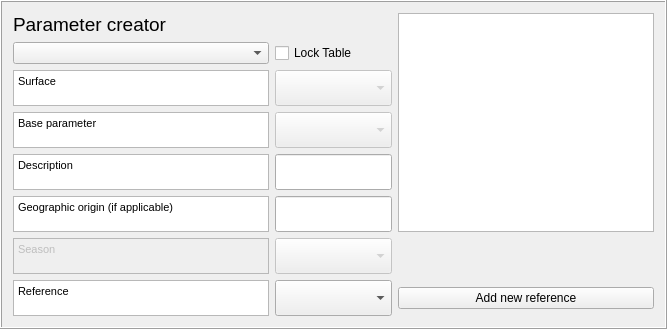
    <widget class="QFrame" name="frame1">
     <property name="frameShape">
      <enum>QFrame::Box</enum>
     </property>
     <property name="frameShadow">
      <enum>QFrame::Raised</enum>
     </property>
     <layout class="QGridLayout" name="gridLayout_2">
      <item row="0" column="0">
       <widget class="QLabel" name="label_42">
        <property name="font">
         <font>
          <pointsize>14</pointsize>
          <weight>50</weight>
          <bold>false</bold>
         </font>
        </property>
        <property name="text">
         <string>&lt;!DOCTYPE HTML PUBLIC &quot;-//W3C//DTD HTML 4.0//EN&quot; &quot;http://www.w3.org/TR/REC-html40/strict.dtd&quot;&gt;
&lt;html&gt;&lt;head&gt;&lt;meta name=&quot;qrichtext&quot; content=&quot;1&quot; /&gt;&lt;style type=&quot;text/css&quot;&gt;
p, li { white-space: pre-wrap; }
&lt;/style&gt;&lt;/head&gt;&lt;body style=&quot; font-family:'MS Shell Dlg 2'; font-size:14pt; font-weight:400; font-style:normal;&quot;&gt;
&lt;p style=&quot; margin-top:0px; margin-bottom:0px; margin-left:0px; margin-right:0px; -qt-block-indent:0; text-indent:0px;&quot;&gt;Parameter creator&lt;/p&gt;&lt;/body&gt;&lt;/html&gt;</string>
        </property>
       </widget>
      </item>
      <item row="7" column="1">
       <widget class="QComboBox" name="comboBoxRef">
        <property name="sizePolicy">
         <sizepolicy hsizetype="Expanding" vsizetype="Fixed">
          <horstretch>0</horstretch>
          <verstretch>0</verstretch>
         </sizepolicy>
        </property>
        <property name="minimumSize">
         <size>
          <width>0</width>
          <height>0</height>
         </size>
        </property>
        <property name="maximumSize">
         <size>
          <width>500</width>
          <height>36</height>
         </size>
        </property>
        <item>
         <property name="text">
          <string/>
         </property>
        </item>
       </widget>
      </item>
      <item row="4" column="1">
       <widget class="QgsFilterLineEdit" name="textEditDesc">
        <property name="maximumSize">
         <size>
          <width>16777215</width>
          <height>36</height>
         </size>
        </property>
        <property name="inputMethodHints">
         <set>Qt::ImhNone</set>
        </property>
        <property name="qgisRelation" stdset="0">
         <string notr="true"/>
        </property>
       </widget>
      </item>
      <item row="6" column="0">
       <widget class="QTextBrowser" name="textBrowserSeason">
        <property name="enabled">
         <bool>false</bool>
        </property>
        <property name="sizePolicy">
         <sizepolicy hsizetype="Expanding" vsizetype="Fixed">
          <horstretch>0</horstretch>
          <verstretch>0</verstretch>
         </sizepolicy>
        </property>
        <property name="maximumSize">
         <size>
          <width>16777215</width>
          <height>36</height>
         </size>
        </property>
        <property name="html">
         <string>&lt;!DOCTYPE HTML PUBLIC &quot;-//W3C//DTD HTML 4.0//EN&quot; &quot;http://www.w3.org/TR/REC-html40/strict.dtd&quot;&gt;
&lt;html&gt;&lt;head&gt;&lt;meta name=&quot;qrichtext&quot; content=&quot;1&quot; /&gt;&lt;style type=&quot;text/css&quot;&gt;
p, li { white-space: pre-wrap; }
&lt;/style&gt;&lt;/head&gt;&lt;body style=&quot; font-family:'MS Shell Dlg 2'; font-size:8.25pt; font-weight:400; font-style:normal;&quot;&gt;
&lt;p style=&quot; margin-top:0px; margin-bottom:0px; margin-left:0px; margin-right:0px; -qt-block-indent:0; text-indent:0px;&quot;&gt;&lt;span style=&quot; font-size:8pt;&quot;&gt;Season&lt;/span&gt;&lt;/p&gt;&lt;/body&gt;&lt;/html&gt;</string>
        </property>
       </widget>
      </item>
      <item row="2" column="0">
       <widget class="QTextBrowser" name="textBrowser_Surface">
        <property name="sizePolicy">
         <sizepolicy hsizetype="Expanding" vsizetype="Fixed">
          <horstretch>0</horstretch>
          <verstretch>0</verstretch>
         </sizepolicy>
        </property>
        <property name="maximumSize">
         <size>
          <width>16777215</width>
          <height>36</height>
         </size>
        </property>
        <property name="html">
         <string>&lt;!DOCTYPE HTML PUBLIC &quot;-//W3C//DTD HTML 4.0//EN&quot; &quot;http://www.w3.org/TR/REC-html40/strict.dtd&quot;&gt;
&lt;html&gt;&lt;head&gt;&lt;meta name=&quot;qrichtext&quot; content=&quot;1&quot; /&gt;&lt;style type=&quot;text/css&quot;&gt;
p, li { white-space: pre-wrap; }
&lt;/style&gt;&lt;/head&gt;&lt;body style=&quot; font-family:'MS Shell Dlg 2'; font-size:8.25pt; font-weight:400; font-style:normal;&quot;&gt;
&lt;p style=&quot; margin-top:0px; margin-bottom:0px; margin-left:0px; margin-right:0px; -qt-block-indent:0; text-indent:0px;&quot;&gt;&lt;span style=&quot; font-size:8pt;&quot;&gt;Surface&lt;/span&gt;&lt;/p&gt;&lt;/body&gt;&lt;/html&gt;</string>
        </property>
       </widget>
      </item>
      <item row="2" column="1">
       <widget class="QComboBox" name="comboBoxSurface">
        <property name="enabled">
         <bool>false</bool>
        </property>
        <property name="sizePolicy">
         <sizepolicy hsizetype="Expanding" vsizetype="Fixed">
          <horstretch>0</horstretch>
          <verstretch>0</verstretch>
         </sizepolicy>
        </property>
        <property name="maximumSize">
         <size>
          <width>16777215</width>
          <height>36</height>
         </size>
        </property>
        <property name="currentIndex">
         <number>-1</number>
        </property>
        <item>
         <property name="text">
          <string>Paved</string>
         </property>
        </item>
        <item>
         <property name="text">
          <string>Building</string>
         </property>
        </item>
        <item>
         <property name="text">
          <string>Evergreen Tree</string>
         </property>
        </item>
        <item>
         <property name="text">
          <string>Deciduous Tree</string>
         </property>
        </item>
        <item>
         <property name="text">
          <string>Grass</string>
         </property>
        </item>
        <item>
         <property name="text">
          <string>Bare Soil</string>
         </property>
        </item>
        <item>
         <property name="text">
          <string>Grass</string>
         </property>
        </item>
        <item>
         <property name="text">
          <string>Water</string>
         </property>
        </item>
        <item>
         <property name="text">
          <string>Snow</string>
         </property>
        </item>
       </widget>
      </item>
      <item row="1" column="0">
       <widget class="QComboBox" name="comboBoxTableSelect">
        <property name="toolTip">
         <string/>
        </property>
       </widget>
      </item>
      <item row="0" column="2" rowspan="6">
       <widget class="QTextBrowser" name="textBrowserRef">
        <property name="sizePolicy">
         <sizepolicy hsizetype="Expanding" vsizetype="Preferred">
          <horstretch>0</horstretch>
          <verstretch>0</verstretch>
         </sizepolicy>
        </property>
        <property name="maximumSize">
         <size>
          <width>500</width>
          <height>16777215</height>
         </size>
        </property>
       </widget>
      </item>
      <item row="5" column="1">
       <widget class="QgsFilterLineEdit" name="textEditOrig">
        <property name="maximumSize">
         <size>
          <width>16777215</width>
          <height>36</height>
         </size>
        </property>
        <property name="qgisRelation" stdset="0">
         <string notr="true"/>
        </property>
       </widget>
      </item>
      <item row="4" column="0">
       <widget class="QTextBrowser" name="textBrowserDesc">
        <property name="sizePolicy">
         <sizepolicy hsizetype="Expanding" vsizetype="Fixed">
          <horstretch>0</horstretch>
          <verstretch>0</verstretch>
         </sizepolicy>
        </property>
        <property name="maximumSize">
         <size>
          <width>16777215</width>
          <height>36</height>
         </size>
        </property>
        <property name="html">
         <string>&lt;!DOCTYPE HTML PUBLIC &quot;-//W3C//DTD HTML 4.0//EN&quot; &quot;http://www.w3.org/TR/REC-html40/strict.dtd&quot;&gt;
&lt;html&gt;&lt;head&gt;&lt;meta name=&quot;qrichtext&quot; content=&quot;1&quot; /&gt;&lt;style type=&quot;text/css&quot;&gt;
p, li { white-space: pre-wrap; }
&lt;/style&gt;&lt;/head&gt;&lt;body style=&quot; font-family:'MS Shell Dlg 2'; font-size:8.25pt; font-weight:400; font-style:normal;&quot;&gt;
&lt;p style=&quot; margin-top:0px; margin-bottom:0px; margin-left:0px; margin-right:0px; -qt-block-indent:0; text-indent:0px;&quot;&gt;&lt;span style=&quot; font-size:8pt;&quot;&gt;Description&lt;/span&gt;&lt;/p&gt;&lt;/body&gt;&lt;/html&gt;</string>
        </property>
       </widget>
      </item>
      <item row="7" column="2">
       <widget class="QPushButton" name="pushButtonToRefManager">
        <property name="text">
         <string>Add new reference</string>
        </property>
       </widget>
      </item>
      <item row="5" column="0">
       <widget class="QTextBrowser" name="textBrowserOrig">
        <property name="sizePolicy">
         <sizepolicy hsizetype="Expanding" vsizetype="Fixed">
          <horstretch>0</horstretch>
          <verstretch>0</verstretch>
         </sizepolicy>
        </property>
        <property name="maximumSize">
         <size>
          <width>16777215</width>
          <height>36</height>
         </size>
        </property>
        <property name="html">
         <string>&lt;!DOCTYPE HTML PUBLIC &quot;-//W3C//DTD HTML 4.0//EN&quot; &quot;http://www.w3.org/TR/REC-html40/strict.dtd&quot;&gt;
&lt;html&gt;&lt;head&gt;&lt;meta name=&quot;qrichtext&quot; content=&quot;1&quot; /&gt;&lt;style type=&quot;text/css&quot;&gt;
p, li { white-space: pre-wrap; }
&lt;/style&gt;&lt;/head&gt;&lt;body style=&quot; font-family:'MS Shell Dlg 2'; font-size:8.25pt; font-weight:400; font-style:normal;&quot;&gt;
&lt;p style=&quot; margin-top:0px; margin-bottom:0px; margin-left:0px; margin-right:0px; -qt-block-indent:0; text-indent:0px;&quot;&gt;&lt;span style=&quot; font-size:8pt;&quot;&gt;Geographic origin (if applicable)&lt;/span&gt;&lt;/p&gt;&lt;/body&gt;&lt;/html&gt;</string>
        </property>
       </widget>
      </item>
      <item row="6" column="1">
       <widget class="QComboBox" name="comboBoxSeason">
        <property name="enabled">
         <bool>false</bool>
        </property>
        <property name="sizePolicy">
         <sizepolicy hsizetype="Expanding" vsizetype="Fixed">
          <horstretch>0</horstretch>
          <verstretch>0</verstretch>
         </sizepolicy>
        </property>
        <property name="maximumSize">
         <size>
          <width>16777215</width>
          <height>36</height>
         </size>
        </property>
        <property name="currentIndex">
         <number>-1</number>
        </property>
        <item>
         <property name="text">
          <string>Summer</string>
         </property>
        </item>
        <item>
         <property name="text">
          <string>Winter</string>
         </property>
        </item>
       </widget>
      </item>
      <item row="1" column="1">
       <widget class="QCheckBox" name="checkBoxA">
        <property name="text">
         <string>Lock Table</string>
        </property>
       </widget>
      </item>
      <item row="7" column="0">
       <widget class="QTextBrowser" name="textBrowserOrig_2">
        <property name="sizePolicy">
         <sizepolicy hsizetype="Expanding" vsizetype="Fixed">
          <horstretch>0</horstretch>
          <verstretch>0</verstretch>
         </sizepolicy>
        </property>
        <property name="maximumSize">
         <size>
          <width>16777215</width>
          <height>36</height>
         </size>
        </property>
        <property name="html">
         <string>&lt;!DOCTYPE HTML PUBLIC &quot;-//W3C//DTD HTML 4.0//EN&quot; &quot;http://www.w3.org/TR/REC-html40/strict.dtd&quot;&gt;
&lt;html&gt;&lt;head&gt;&lt;meta name=&quot;qrichtext&quot; content=&quot;1&quot; /&gt;&lt;style type=&quot;text/css&quot;&gt;
p, li { white-space: pre-wrap; }
&lt;/style&gt;&lt;/head&gt;&lt;body style=&quot; font-family:'MS Shell Dlg 2'; font-size:8.25pt; font-weight:400; font-style:normal;&quot;&gt;
&lt;p style=&quot; margin-top:0px; margin-bottom:0px; margin-left:0px; margin-right:0px; -qt-block-indent:0; text-indent:0px;&quot;&gt;&lt;span style=&quot; font-size:8pt;&quot;&gt;Reference&lt;/span&gt;&lt;/p&gt;&lt;/body&gt;&lt;/html&gt;</string>
        </property>
       </widget>
      </item>
      <item row="3" column="0">
       <widget class="QTextBrowser" name="textBrowser_Base">
        <property name="sizePolicy">
         <sizepolicy hsizetype="Expanding" vsizetype="Fixed">
          <horstretch>0</horstretch>
          <verstretch>0</verstretch>
         </sizepolicy>
        </property>
        <property name="maximumSize">
         <size>
          <width>16777215</width>
          <height>36</height>
         </size>
        </property>
        <property name="html">
         <string>&lt;!DOCTYPE HTML PUBLIC &quot;-//W3C//DTD HTML 4.0//EN&quot; &quot;http://www.w3.org/TR/REC-html40/strict.dtd&quot;&gt;
&lt;html&gt;&lt;head&gt;&lt;meta name=&quot;qrichtext&quot; content=&quot;1&quot; /&gt;&lt;style type=&quot;text/css&quot;&gt;
p, li { white-space: pre-wrap; }
&lt;/style&gt;&lt;/head&gt;&lt;body style=&quot; font-family:'MS Shell Dlg 2'; font-size:8.25pt; font-weight:400; font-style:normal;&quot;&gt;
&lt;p style=&quot; margin-top:0px; margin-bottom:0px; margin-left:0px; margin-right:0px; -qt-block-indent:0; text-indent:0px;&quot;&gt;Base parameter&lt;/p&gt;&lt;/body&gt;&lt;/html&gt;</string>
        </property>
       </widget>
      </item>
      <item row="3" column="1">
       <widget class="QComboBox" name="comboBoxBase">
        <property name="enabled">
         <bool>false</bool>
        </property>
        <property name="sizePolicy">
         <sizepolicy hsizetype="Expanding" vsizetype="Fixed">
          <horstretch>0</horstretch>
          <verstretch>0</verstretch>
         </sizepolicy>
        </property>
        <property name="maximumSize">
         <size>
          <width>16777215</width>
          <height>36</height>
         </size>
        </property>
        <property name="currentIndex">
         <number>-1</number>
        </property>
        <item>
         <property name="text">
          <string>Paved</string>
         </property>
        </item>
        <item>
         <property name="text">
          <string>Building</string>
         </property>
        </item>
        <item>
         <property name="text">
          <string>Evergreen Tree</string>
         </property>
        </item>
        <item>
         <property name="text">
          <string>Deciduous Tree</string>
         </property>
        </item>
        <item>
         <property name="text">
          <string>Grass</string>
         </property>
        </item>
        <item>
         <property name="text">
          <string>Bare Soil</string>
         </property>
        </item>
        <item>
         <property name="text">
          <string>Grass</string>
         </property>
        </item>
        <item>
         <property name="text">
          <string>Water</string>
         </property>
        </item>
        <item>
         <property name="text">
          <string>Snow</string>
         </property>
        </item>
       </widget>
      </item>
     </layout>
    </widget>
